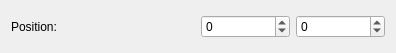
<?xml version="1.0" encoding="UTF-8"?>
<ui version="4.0">
 <class>InspectorSpatSymbolPosition</class>
 <widget class="QWidget" name="InspectorSpatSymbolPosition">
  <property name="geometry">
   <rect>
    <x>0</x>
    <y>0</y>
    <width>396</width>
    <height>53</height>
   </rect>
  </property>
  <property name="windowTitle">
   <string>Form</string>
  </property>
  <layout class="QVBoxLayout" name="verticalLayout">
   <item>
    <layout class="QGridLayout" name="gridLayout">
     <item row="0" column="0">
      <widget class="QLabel" name="label_6">
       <property name="text">
        <string>Position:</string>
       </property>
      </widget>
     </item>
     <item row="0" column="1">
      <layout class="QHBoxLayout" name="horizontalLayout_2">
       <item>
        <widget class="QSpinBox" name="centerX">
         <property name="minimum">
          <number>-100</number>
         </property>
         <property name="maximum">
          <number>100</number>
         </property>
        </widget>
       </item>
       <item>
        <widget class="QSpinBox" name="centerY">
         <property name="minimum">
          <number>-100</number>
         </property>
         <property name="maximum">
          <number>100</number>
         </property>
        </widget>
       </item>
      </layout>
     </item>
    </layout>
   </item>
  </layout>
 </widget>
 <resources>
  <include location="musescore.qrc"/>
 </resources>
 <connections/>
</ui>
